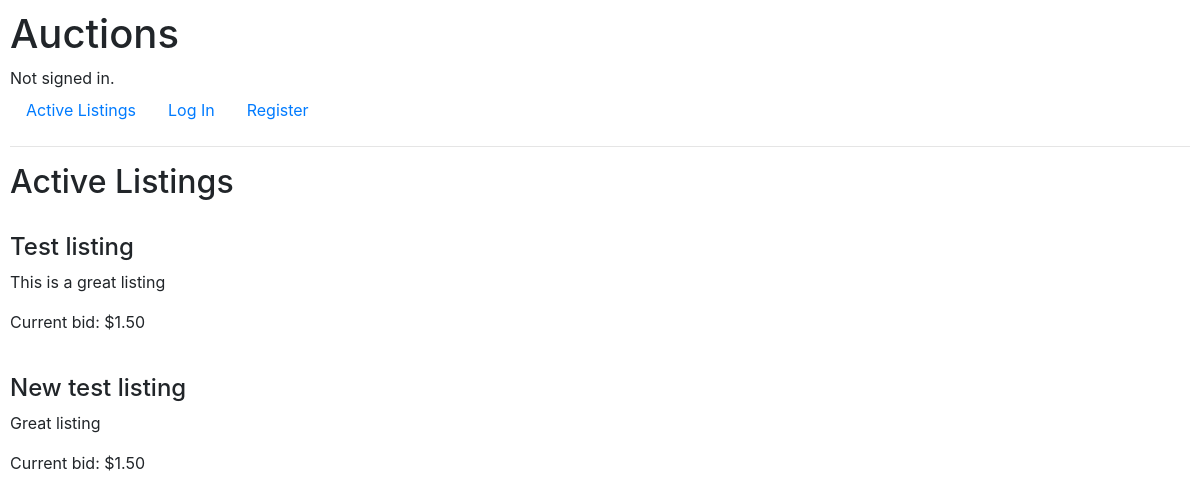
The page / on the database its author committed.
### auctions/models.py (models this page shows, shortened)
class Listing(models.Model):
    user = models.ForeignKey(User, on_delete=models.CASCADE)
    active = models.BooleanField(default=True)
    title = models.CharField(max_length=50)
    description = models.TextField()
    start_bid = models.DecimalField(max_digits=10, decimal_places=2)
    image = models.URLField(blank=True)
    category = models.ForeignKey("Category", on_delete=CASCADE, blank=True)

### auctions/views.py (the view)
# urls.py: path("", views.index, name="index"),
def index(request):
    listings = Listing.objects.filter(active=True)
    return render(request, "auctions/index.html", {"listings": listings})

### auctions/templates/auctions/index.html (shortened to what this page needs)
{% extends "auctions/layout.html" %}
{% block body %}
<h2>Active Listings</h2>
<br />
{% for listing in listings %}
<article class="listing">
    <div class="info">
        <h4>{{ listing.title }}</h4>
        <p>{{ listing.description }}</p>
        <p>Current bid: ${{ listing.start_bid }}</p>
    </div>
    <div class="image-container">
    </div>
</article>
{% endfor %}
{% endblock %}

### auctions/static/auctions/styles.css (style rules this page uses)
body { padding: 10px; }

### rows shown on the page
Listing: title "Test listing", description "This is a great listing", start_bid "1.50"
Listing: title "New test listing", description "Great listing", start_bid "1.50"
